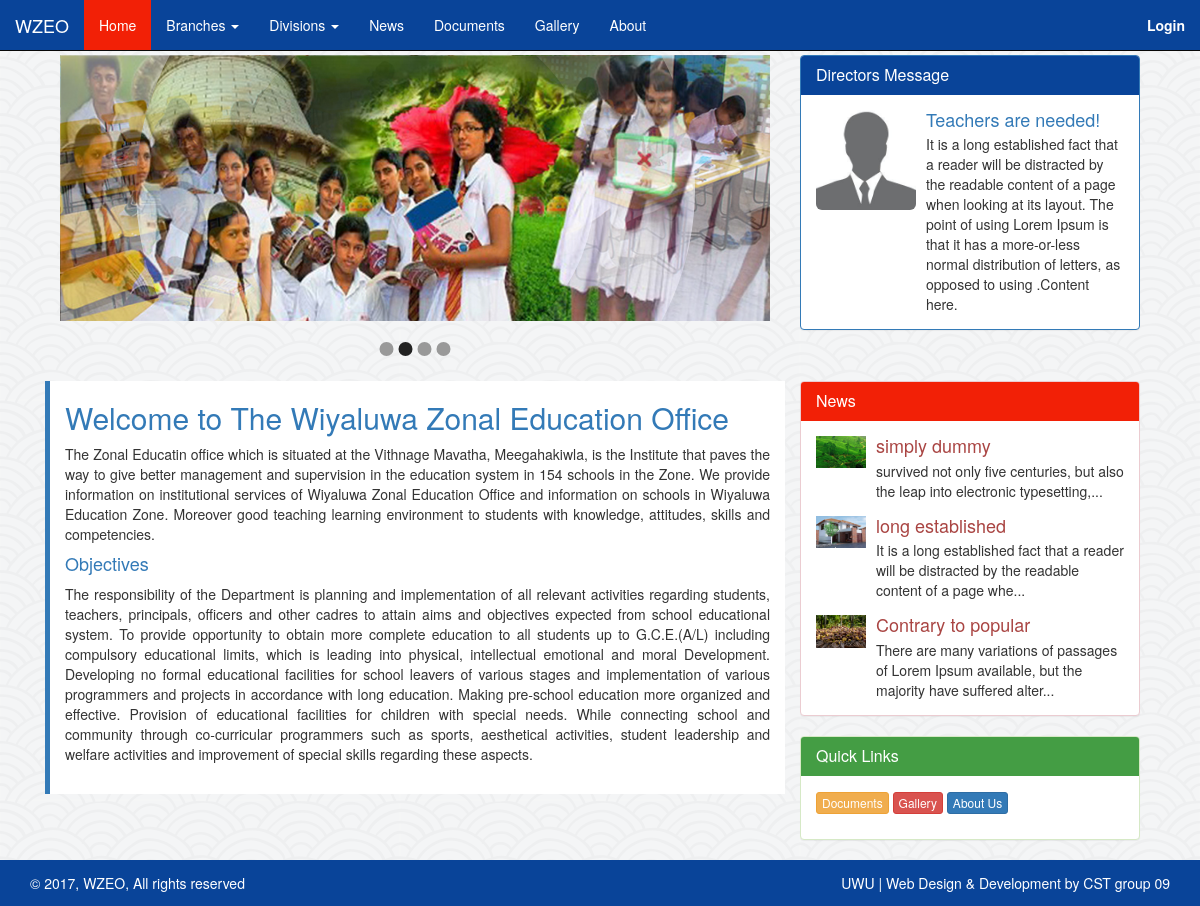
The app's page /Project/index.php with its own data.
### tables this page shows
CREATE TABLE `directormsg` (
  `id` int(11) NOT NULL,
  `heading` varchar(50) DEFAULT NULL,
  `message` text
);

CREATE TABLE `news` (
  `id` int(11) NOT NULL,
  `heading` varchar(30) DEFAULT NULL,
  `description` text,
  `username` varchar(30) DEFAULT NULL,
  `imgName` varchar(255) DEFAULT NULL
);

### Project/contents.php (the view)
<div class="row">
    <div id="welcomeInfo" class="pull-left col-lg-8 col-md-8">
        <h2>Welcome to The Wiyaluwa Zonal Education Office</h2>
        <p>The Zonal Educatin office which is situated at the Vithnage
            Mavatha, Meegahakiwla, is the Institute that paves
            the way to give better management and supervision in the education system in 154 schools in the Zone. We provide information on institutional services of Wiyaluwa Zonal Education Office and information on schools in Wiyaluwa Education Zone.
            Moreover good teaching learning environment to students with knowledge, attitudes, skills and competencies.</p>
        <h4>Objectives</h4>
        <p>The responsibility of the Department is planning and implementation of all relevant activities regarding students, teachers, principals, officers and other cadres to attain aims and objectives expected from school educational system. To provide opportunity to obtain more complete education to all students up to G.C.E.(A/L) including compulsory educational limits, which is leading into physical, intellectual emotional and moral Development.
            Developing no formal educational facilities for school leavers of various stages and implementation of various programmers and projects in accordance with long education.
            Making pre-school education more organized and effective.
            Provision of educational facilities for children with special needs.
            While connecting school and community through co-curricular programmers such as sports, aesthetical activities, student leadership and welfare activities and improvement of special skills regarding these aspects.</p>
    </div>
    <div class=" pull-right col-lg-4 col-md-4">
        <div class="panel panel-danger">
            <div class="panel-heading">
                <h3 class="panel-title">News</h3>
            </div>
            <div class="panel-body">
                <?php
                $sql = "SELECT * FROM (SELECT * FROM news ORDER BY id DESC LIMIT 3) as r ORDER BY id";
                $result = mysqli_query($conn, $sql);
                $rows = mysqli_num_rows($result);
                if ($rows > 0) {
                    while ($row = mysqli_fetch_array($result)) {
                        $heading = $row['heading'];
                        $desc = $row['description'];
                        $imgName = $row['imgName'];
                        echo '
                <div class="media">
                    <div class="media-left">
                        <img  class="newsImg" src="images/gallery/' . $imgName . '"  class="img-responsive" alt="Image">
                    </div>
                    <div id="mediaBody" class="media-body">
                        <h4 class="media-heading text-danger">' . $heading . '</h4>';
                        echo substr($desc, 0, 100)."...";
                        echo'
                    </div>
                </div>
					';
                    }
                }
                ?>
            </div>
        </div>
    </div>
    <div class=" pull-right col-lg-4 col-md-4">
        <div class="panel panel-success">
            <div class="panel-heading">
                <h3 class="panel-title">Quick Links</h3>
            </div>
            <div class="panel-body">
                <p>
                    <a type="button" href="documents.php" class="btn btn-warning btn-xs">Documents</a>
                    <a type="button" href="gallery.php" class="btn btn-danger btn-xs">Gallery</a>
                    <a type="button" href="about2.php" class="btn btn-primary btn-xs">About Us</a>
                </p>
            </div>
        </div>
    </div>
</div>

### Project/index.php (shortened to what this page needs)
<?php
include('db.php');
?>
<!DOCTYPE html>
<html>
    <head>
        <link href="css/bootstrap.min.css" rel="stylesheet"/>
        <link href="css/style.css" rel="stylesheet"/>
        <link href="css/skitter.css" rel="stylesheet"/>
    </head>
    <body>
        <div id="container">
            <?php include 'header.php'; ?>
            <?php include 'slider.php'; ?>
            <?php include'contents.php'; ?>
        </div>
        <?php include'footerIndexPage.php'; ?>
    </body>
</html>

### Project/header.php (shortened to what this page needs)
<nav id="navBar" class="navbar navbar-inverse navbar-fixed-top">
    <div id="navBarConatin"class="container-fluid">
        <div class="navbar-header">
            <a class="navbar-brand" href="#">WZEO</a>
        </div>
        <div class="collapse navbar-collapse" id="bs-example-navbar-collapse-1">
            <ul class="nav navbar-nav">
                <li class="active"><a href="index.php">Home <span class="sr-only">(current)</span></a></li>
                <li class="dropdown">
                    <a href="#" class="dropdown-toggle" data-toggle="dropdown" role="button" aria-haspopup="true" aria-expanded="false">Branches <span class="caret"></span></a>
                </li>
                <li class="dropdown">
                    <a href="#" class="dropdown-toggle" data-toggle="dropdown" role="button" aria-haspopup="true" aria-expanded="false">Divisions <span class="caret"></span></a>
                </li>
                <li><a href="news.php">News</a></li>
                <li><a href="documents.php">Documents</a></li>
                <li><a href="gallery.php">Gallery</a></li>
                <li><a href="about2.php">About</a></li>
            </ul>
            <ul class="nav navbar-nav navbar-right">
                <li><a href="loginNew.php"><strong>Login</strong></a></li>
            </ul>
        </div>
    </div>
</nav>

### Project/slider.php (shortened to what this page needs)
<?php
include('db.php');
?>
<div class="row">
    <div class="pull-left col-lg-8 col-md-8">
        <div id="content">
            <div class="skitter-large-box">
                <div class="skitter skitter-large with-dots">
                </div>
            </div>
        </div>
    </div>
    <div class=" pull-right col-lg-4 col-md-4">
 <?php
        	$sql = "SELECT * FROM directormsg";
			$result = mysqli_query($conn, $sql);
    		$rows = mysqli_num_rows($result);
			if($rows>0){
					while($row=mysqli_fetch_array($result)){
							$heading =  $row['heading'];
							$message = $row['message'];
					echo'
        <div class="panel panel-primary">
            <div class="panel-heading">
                <h3 class="panel-title">Director'.'s Message</h3>
            </div>
            <div class="panel-body">
                <div class="media">
                    <div class="media-left">
                        <img id="directorImg" class="img-responsiv img-rounded media-object" src="images/director.jpg" alt="...">
                    </div>
                    <div id="mediaBody" class="media-body">
                        <h4 class="media-heading text-primary">'.$heading.'</h4>
                        '.$message.'
                    </div>
                </div>
            </div>
        </div>
					';
					}
			}
			?>
    </div>
</div>

### Project/footerIndexPage.php
<div class="footer-bottom">
    <div class="container">
        <div class="row">
            <div class="col-xs-12 col-sm-6 col-md-6 col-lg-6">
                <div class="copyright">
                    © 2017, WZEO, All rights reserved
                </div>
            </div>
            <div class="col-xs-12 col-sm-6 col-md-6 col-lg-6">
                <div class="design">
                    <a href="#">UWU </a> |  <a target="_blank" href="#">Web Design & Development by CST group 09</a>
                </div>
            </div>
        </div>
    </div>
</div>

### Project/css/style.css (style rules this page uses)
.navbar-inverse { background-color: #094499; color: #fff; }
.navbar-inverse .navbar-nav>.active>a, .navbar-inverse .navbar-nav>.active>a:focus, .navbar-inverse .navbar-nav>.active>a:hover { background-color: #F22006; }
.navbar-inverse .navbar-nav>li>a { color:#fff; }
.navbar-inverse .navbar-brand { color: #fff; }
.panel-primary>.panel-heading { background-color: #094499; border-color: #094499; }
.panel-danger>.panel-heading { color: #fff; background-color: #F22006; border-color: #F22006; }
body { background-image: url("../images/bgImg.png"); }
#container { margin: 0 auto; width: 90%; padding-top: 55px; }
#directorImg { width: 100px; }
#welcomeInfo { background: #fff; border-left: 5px #337AB7 solid; padding-bottom: 20px; text-align: justify; }
#welcomeInfo h2 { color: #337AB7; }
#welcomeInfo h4 { color: #337AB7; }
.newsImg { width: 50px; }
.footer-bottom { background-color: #094499; border: 1px solid #094499; min-height: 30px; width: 100%; }
.panel-success>.panel-heading { color: #fff; background-color: #449D44; border-color: #449D44; }
.copyright { color: #fff; line-height: 30px; min-height: 30px; padding: 7px 0; }
.design { color: #fff; line-height: 30px; min-height: 30px; padding: 7px 0; text-align: right; }
.design a { color: #fff; }

### Project/css/skitter.css (style rules this page uses)
.skitter { position:relative;max-width:800px;height:300px;background:black }
.skitter.with-dots { margin-bottom:60px }

### records on screen
directormsg: heading "Teachers are needed!", message "It is a long established fact that a reader will be distracted by the readable content of a page when looking at its layout. The point of using Lorem Ipsum is that it has a more-or-less normal distribution of letters, as opposed to using .Content here."
news: imgName (picture), heading "simply dummy", description "survived not only five centuries, but also the leap into electronic typesetting,"
news: imgName (picture), heading "long established", description "It is a long established fact that a reader will be distracted by the readable content of a page whe"
news: imgName (picture), heading "Contrary to popular", description "There are many variations of passages of Lorem Ipsum available, but the majority have suffered alter"
